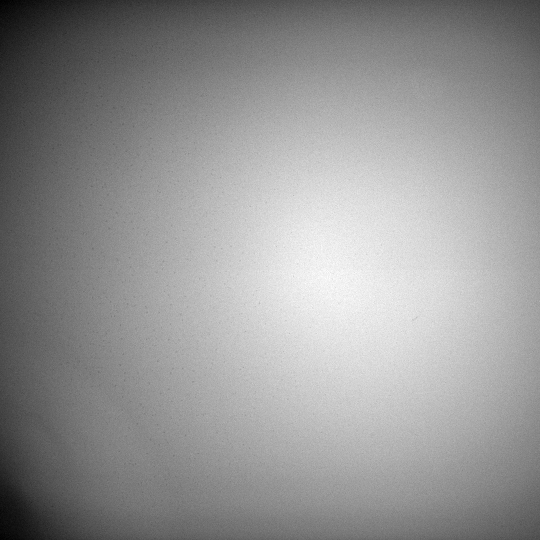
%> input picture 2015_Data/BlankWells/blank_w1.tif, 540 x 540 px; the run also reads 2 pictures not shown here
$ octave Exe7_Main.m   (GNU Octave 9; MATLAB toolbox functions it lacks are replaced by stand-ins)
%> lines starting %> are read from the running program, lines starting %| are printed output that depends on the picture
### 08-18-2015-ImageAnalysis/code/Exercise5/MyBgFlatfield.m
function [BlankImage, DataImage,FlatfieldCorrected,BackgroundAndFlatField] = ...
                 MyBgFlatfield( BlankWell,DataWell )
%> called with BlankWell = '2015_Data/BlankWells/blank_w1.tif', DataWell = 'wavelength 1 t00.tif'
    BlankImage = imread(BlankWell);
%> BlankImage is the input picture: size 540x540 uint16; min 9988, max 24415, mean 18416
    DataImage = imread(DataWell);
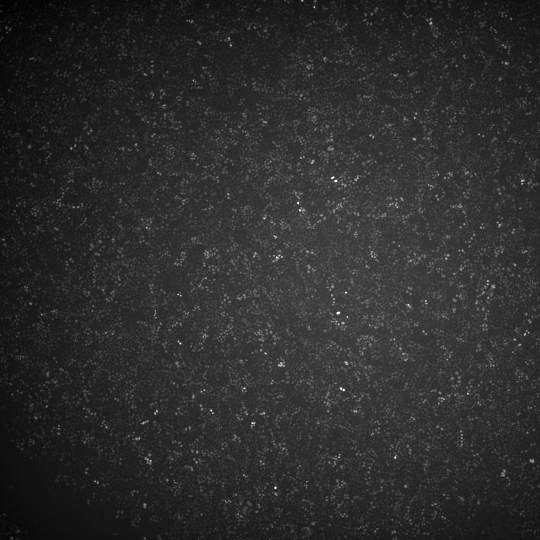
%> input picture 2015_Data/Wavelength1/wavelength 1 t00.tif, 540 x 540 px
%> DataImage is the input picture: size 540x540 uint16; min 9075, max 65535, mean 19114
    FlatfieldCorrected = DataImage-BlankImage;
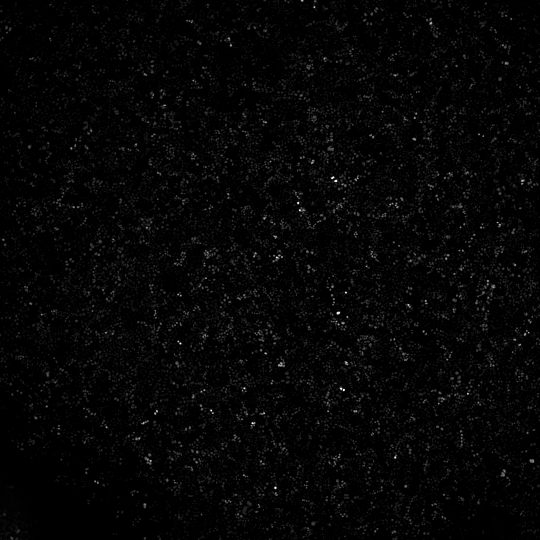
%> FlatfieldCorrected: size 540x540 uint16; min 0, max 46420, mean 1036.2; drawn with min black and max white
    BackgroundAndFlatField = MyBgCorrect(FlatfieldCorrected);
end

### 08-18-2015-ImageAnalysis/code/Exercise2/ImageStats.m
function [ MeanVal,MedianVal,StdVal ] = ImageStats( mImage )
%a function (in a new file) which calculatesthe mean,median,
% and standard deviation of an input image
% note: mean2 and std2 are specific for images
% we could also just slice entire image (see median)
    MeanVal = mean2(mImage);
%> MeanVal = 1036.2
    MedianVal = median(mImage(:));
%> MedianVal = 0
    StdVal = std2(mImage);
%> StdVal = 2034.6
end

### 08-18-2015-ImageAnalysis/code/Exercise3/MyBgCorrect.m
function [ OriginalImage, BgCorrectedImage ] = MyBgCorrect( OriginalImage )
%Load in an image (see previous exercise)
%Background corrects the image, using either the mean or median
    % not using the median or standard deviayion
    [MeanV,~,~] = ImageStats(OriginalImage);
%> MeanV = 1036.2
    BgCorrectedImage = OriginalImage - MeanV;
end

### 08-18-2015-ImageAnalysis/code/Exercise7/FluorescenceRatio.m
function [ MeanReturn,StdReturn ] = FluorescenceRatio( BlankA,BlankB,DataA,DataB )
% Background and flatfield correct the both wavelengths
    [~,~,~,CorrectedA] = MyBgFlatfield(BlankA,DataA);
    [~,~,~,CorrectedB] = MyBgFlatfield(BlankB,DataB);
    % get statistics for threshholding
    [MeanA,~,~] = ImageStats(CorrectedA);
%> MeanA = 1036.2
    [MeanB,~,~] = ImageStats(CorrectedB);
%> MeanB = 756.7
 %For each corrected image, threshold anything less than one
    ThreshA = MyThresh(CorrectedA,(MeanA),0);
    ThreshB = MyThresh(CorrectedB,(MeanB),0);
%> call 2 of MyThresh, with NumCondition = 756.7, SetEqualTo = 0
%> in MyThresh (call 2), `Output(Output < NumCondition) = SetEqualTo;`:
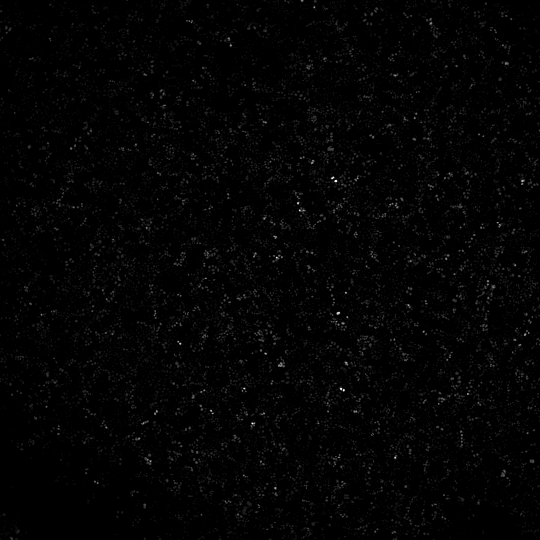
%> Output: size 540x540 uint16; min 0, max 51035, mean 710.2; drawn with min black and max white
%Calculate the ratio of the corrected, thresholded wavelengths
    Ratio = ThreshA./ThreshB;
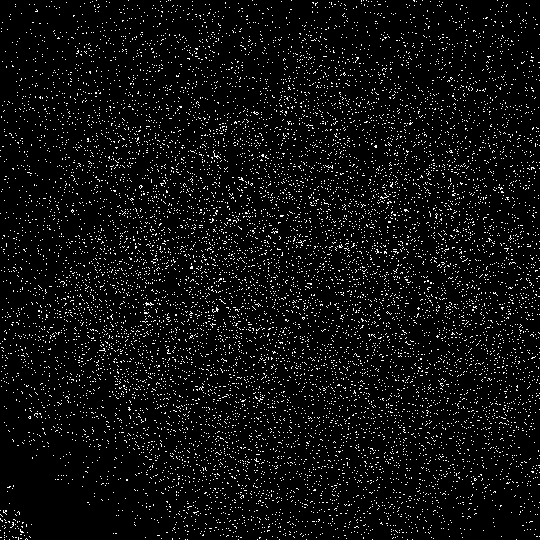
%> Ratio: size 540x540 uint16; min 0, max 65535, mean 3771.5; drawn with min black and max white
%Set all points in the ratio where you divided by zero to the value zero
    Ratio(isnan(Ratio)) = 0;
%Create a new, 1-D array with only the non-zero elements in the ratio
    RatioNonZero = Ratio(Ratio > 0);
% Get the mean and standard deviation
    MeanReturn = mean(RatioNonZero);
%> MeanReturn = 13932.1
    StdReturn = std2(RatioNonZero);
%> StdReturn = 23792.1
end

### 08-18-2015-ImageAnalysis/code/Exercise6/MyThresh.m
function [ Output] = MyThresh( Image,NumCondition,SetEqualTo )
    % get a copy of the image
    Output = Image;
    % threshhold the output to what the use wants
    Output(Output < NumCondition) = SetEqualTo;
end

### 08-18-2015-ImageAnalysis/code/Exercise7/Exe7_Main.m
BlankA = '2015_Data/BlankWells/blank_w1.tif';
BlankB = '2015_Data/BlankWells/blank_w2.tif';
DataA = 'wavelength 1 t00.tif';
DataB = 'wavelength 2 t00.tif';
[MeanV,StdV]= FluorescenceRatio( BlankA,BlankB,DataA,DataB );
%> MeanV = 13932.1; StdV = 23792.1
fprintf('The mean / std of the data is %.2g/%.2g\n',MeanV,StdV)
%| The mean / std of the data is 1.4e+04/2.4e+04
